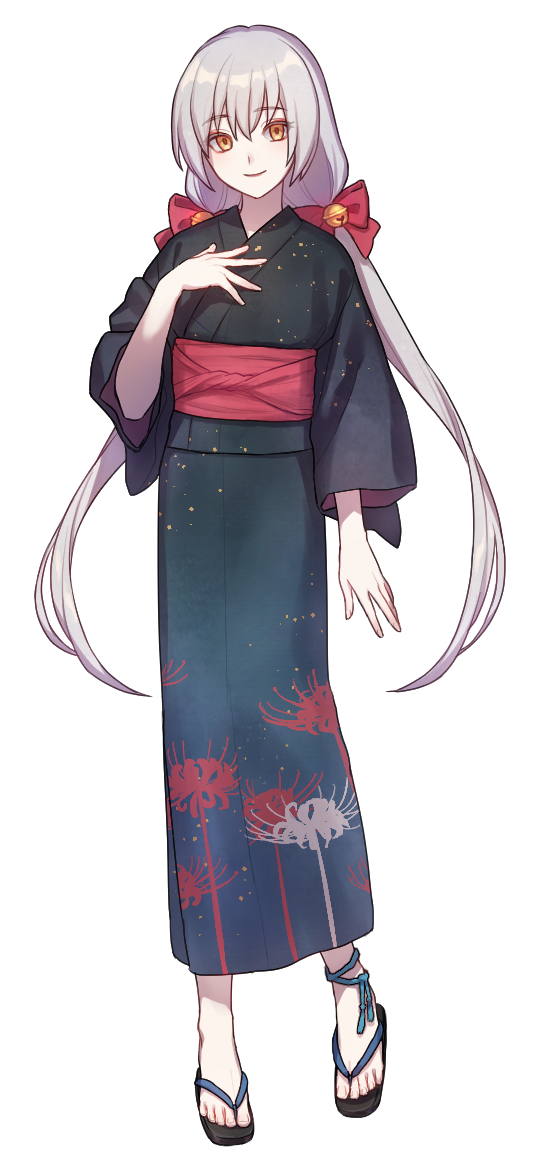
#> input picture src/jinbutu/eye-open&moth-close.png, 550 x 1170 px
$ python crop-images.py
#> lines starting #> are read from the running program, lines starting #| are printed output that depends on the picture
#!/usr/bin/env python3
"""
キャラクター画像を上半身だけに切り出すスクリプト
3つの画像すべて同じ座標で切り出して、高さを揃える
"""

from PIL import Image
import os

# 画像パス
base_dir = os.path.dirname(os.path.dirname(os.path.abspath(__file__)))
input_dir = os.path.join(base_dir, 'src', 'jinbutu')
output_dir = os.path.join(base_dir, 'public', 'jinbutu')

# 画像ファイル
image_files = [
    'eye-open&moth-close.png',
    'eye-open&moth-open.png',
    'eye-close&moth-open..png'
]

def crop_upper_body(input_path, output_path, crop_box):
    """
    画像を上半身だけに切り出す

    Args:
        input_path: 入力画像パス
        output_path: 出力画像パス
        crop_box: (left, top, right, bottom) のタプル
    """
    print(f"処理中: {os.path.basename(input_path)}")

    # 画像を開く
    img = Image.open(input_path)
    original_size = img.size
    print(f"  元のサイズ: {original_size[0]}x{original_size[1]}")

    # 切り出し
    cropped = img.crop(crop_box)
    crop_size = cropped.size
    print(f"  切り出し後: {crop_size[0]}x{crop_size[1]}")

    # 保存
    cropped.save(output_path, 'PNG')
    print(f"  保存完了: {output_path}")

    return crop_size

def main():
    # 最初の画像を開いて、適切な切り出し位置を決定
    first_image_path = os.path.join(input_dir, image_files[0])
    img = Image.open(first_image_path)
#> img is the input picture: PIL image 550x1170 RGBA; mean R, G, B, A 205.1, 200.7, 205.9, 90.2
    width, height = img.size
#> width = 550; height = 1170

    print(f"画像サイズ: {width}x{height}")
#| 画像サイズ: 550x1170

    # 下半身まで表示できるように切り出す（上から95%の部分）
    # 足先まで入るように拡大
    crop_height = int(height * 0.95)  # 上から95%
#> crop_height = 1111

    # 切り出し座標（全画像で統一）
    crop_box = (
        0,              # left
        0,              # top
        width,          # right
        crop_height     # bottom
    )
#> crop_box = (0, 0, 550, 1111)

    print(f"\n切り出し座標: left={crop_box[0]}, top={crop_box[1]}, right={crop_box[2]}, bottom={crop_box[3]}")
#| 切り出し座標: left=0, top=0, right=550, bottom=1111
    print(f"切り出しサイズ: {width}x{crop_height}\n")
#| 切り出しサイズ: 550x1111

    # すべての画像を同じ座標で切り出し
    for filename in image_files:
        input_path = os.path.join(input_dir, filename)
        output_path = os.path.join(output_dir, filename)

        if os.path.exists(input_path):
            crop_upper_body(input_path, output_path, crop_box)
#|   元のサイズ: 550x1170
#> in crop_upper_body, `cropped = img.crop(crop_box)`:
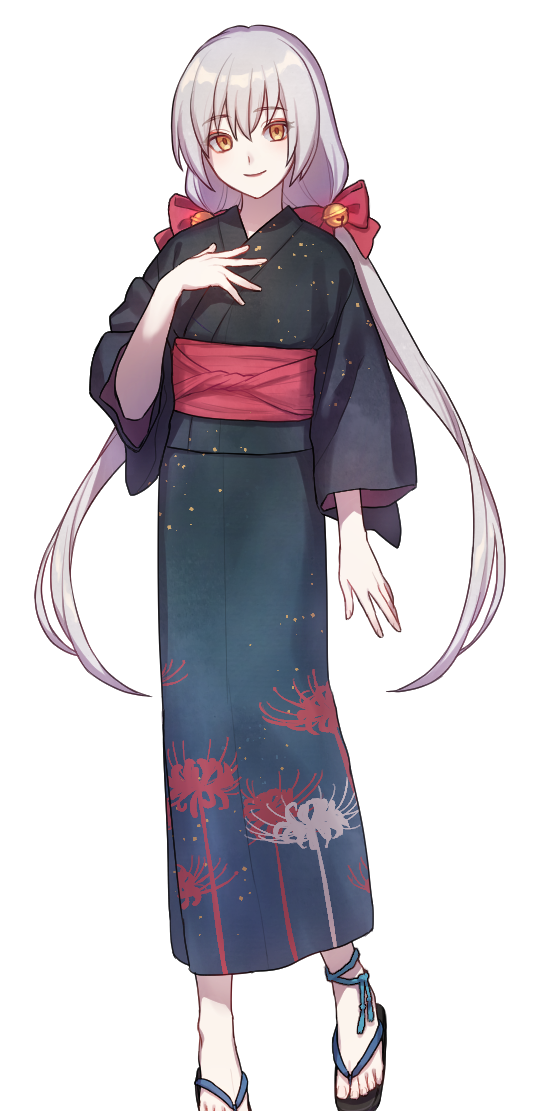
#> cropped: PIL image 550x1111 RGBA; mean R, G, B, A 202.9, 198.4, 203.9, 94.3; transparent parts drawn white
#|   切り出し後: 550x1111
        else:
            print(f"警告: {input_path} が見つかりません")
#> pass 2 of the loop in main, `for filename in image_files:`:
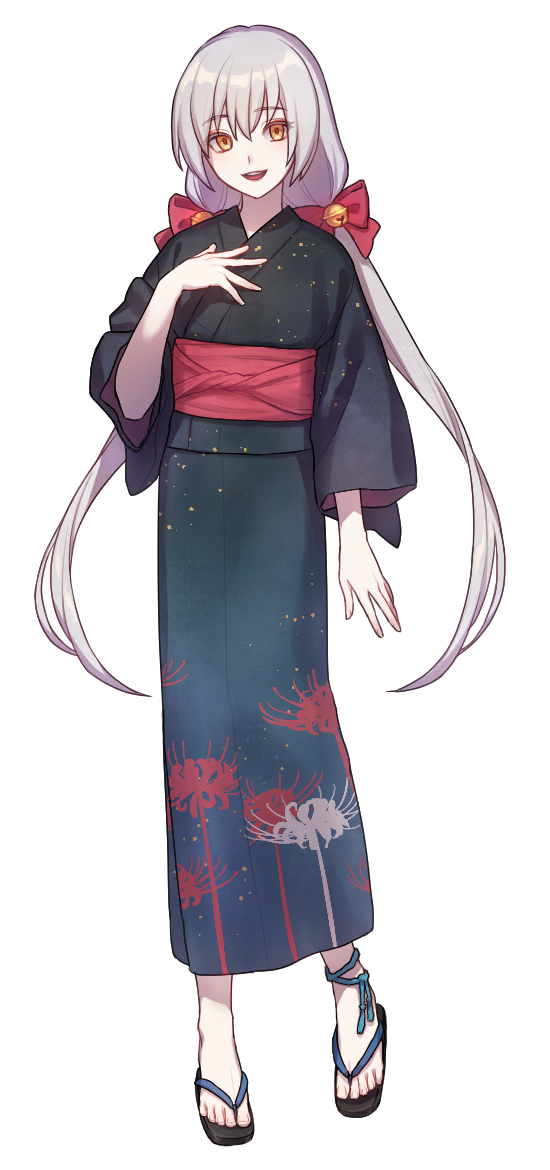
#> input picture src/jinbutu/eye-open&moth-open.png, 550 x 1170 px
#> in crop_upper_body, img is the input picture: PIL image 550x1170 RGBA; mean R, G, B, A 205.1, 200.7, 205.9, 90.2
#|   元のサイズ: 550x1170
#> in crop_upper_body (call 2), `cropped = img.crop(crop_box)`:
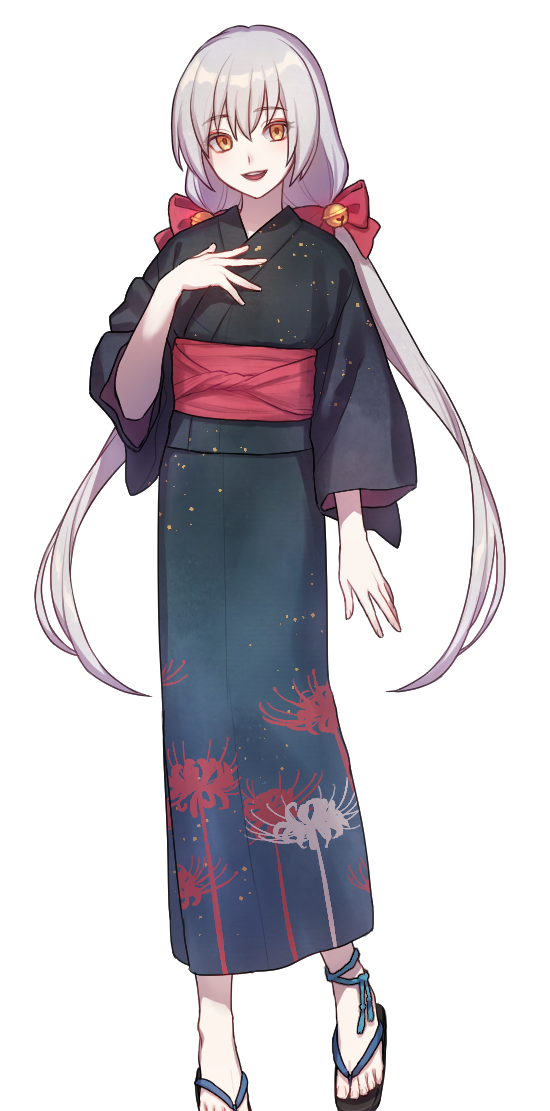
#> cropped: PIL image 550x1111 RGBA; mean R, G, B, A 202.9, 198.3, 203.8, 94.3; transparent parts drawn white
#|   切り出し後: 550x1111
#> pass 3 of the loop in main, `for filename in image_files:`:
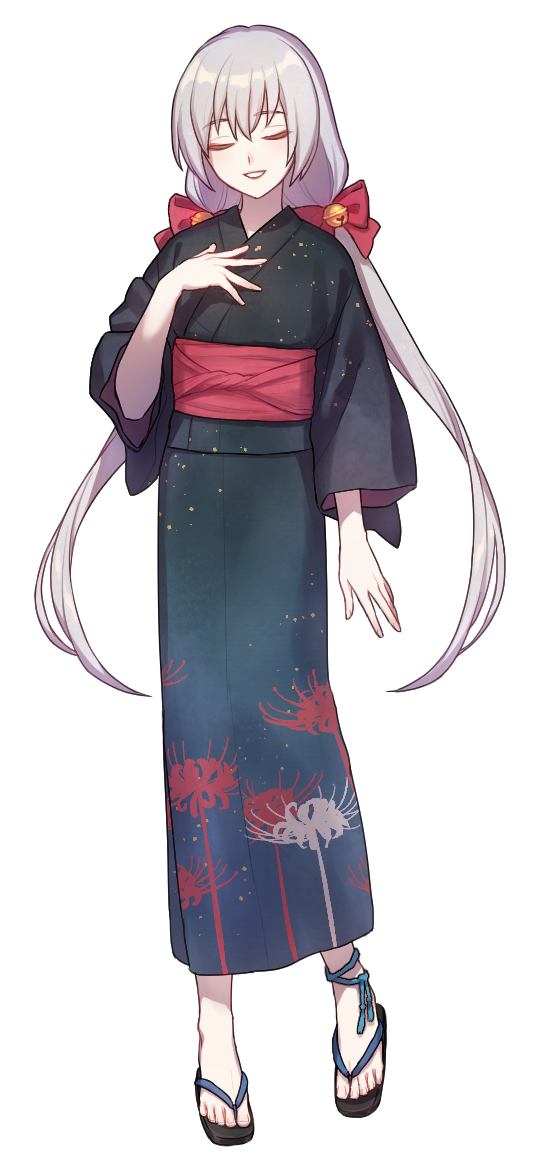
#> input picture src/jinbutu/eye-close&moth-open..png, 550 x 1170 px
#> in crop_upper_body, img is the input picture: PIL image 550x1170 RGBA; mean R, G, B, A 205.1, 200.8, 206, 90.2
#|   元のサイズ: 550x1170
#> in crop_upper_body (call 3), `cropped = img.crop(crop_box)`:
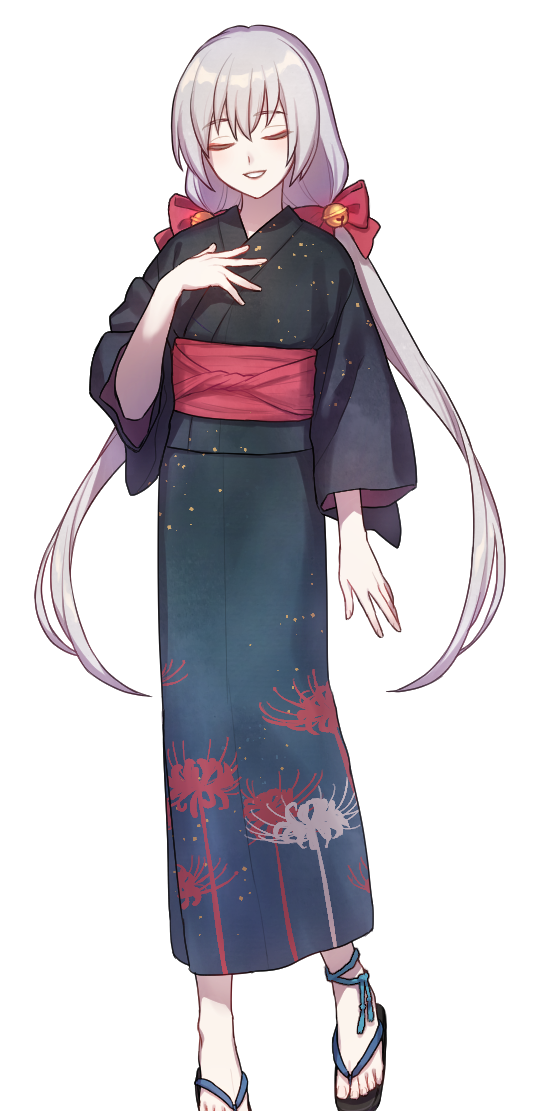
#> cropped: PIL image 550x1111 RGBA; mean R, G, B, A 203, 198.5, 204, 94.3; transparent parts drawn white
#|   切り出し後: 550x1111

    print("\n✅ すべての画像の切り出しが完了しました！")

if __name__ == '__main__':
    main()
